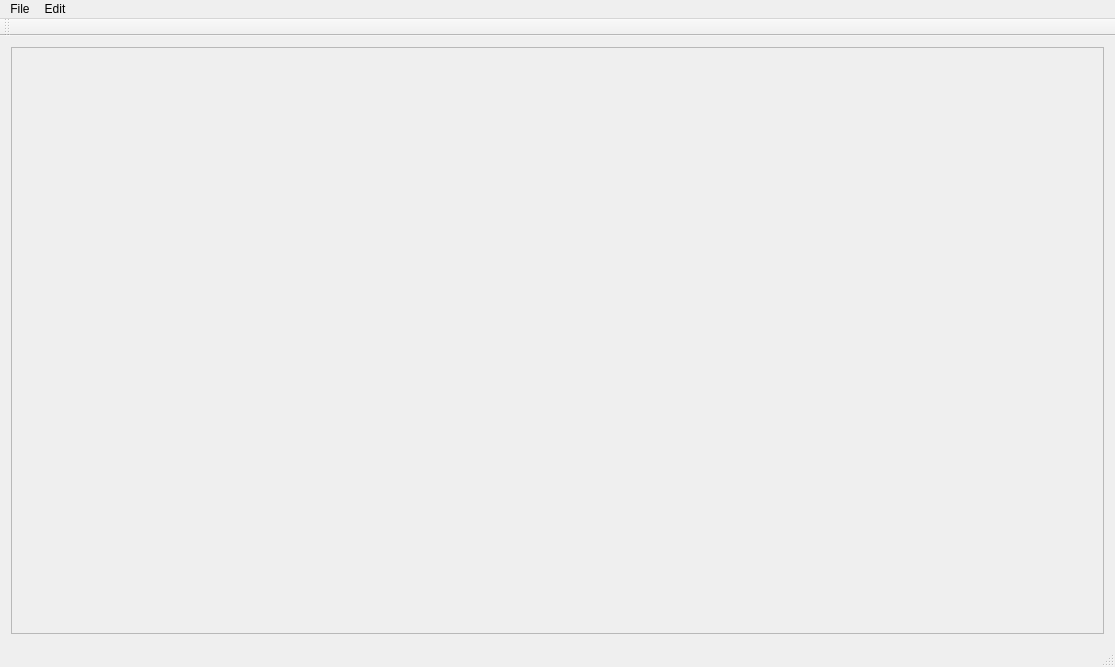
<?xml version="1.0" encoding="UTF-8"?>
<ui version="4.0">
 <class>MainWindow</class>
 <widget class="QMainWindow" name="MainWindow">
  <property name="geometry">
   <rect>
    <x>0</x>
    <y>0</y>
    <width>1115</width>
    <height>667</height>
   </rect>
  </property>
  <property name="windowTitle">
   <string>MainWindow</string>
  </property>
  <widget class="QWidget" name="centralWidget">
   <layout class="QVBoxLayout" name="verticalLayout">
    <item>
     <widget class="XMLWidget" name="xmlFrame">
      <property name="frameShape">
       <enum>QFrame::StyledPanel</enum>
      </property>
      <property name="frameShadow">
       <enum>QFrame::Raised</enum>
      </property>
     </widget>
    </item>
   </layout>
  </widget>
  <widget class="QMenuBar" name="menuBar">
   <property name="geometry">
    <rect>
     <x>0</x>
     <y>0</y>
     <width>1115</width>
     <height>21</height>
    </rect>
   </property>
   <widget class="QMenu" name="menuFile">
    <property name="title">
     <string>File</string>
    </property>
    <addaction name="actionOpen"/>
    <addaction name="actionSave"/>
    <addaction name="actionSaveAs"/>
   </widget>
   <widget class="QMenu" name="menuEdit">
    <property name="title">
     <string>Edit</string>
    </property>
    <addaction name="actionAdd"/>
    <addaction name="actionDelete"/>
    <addaction name="actionDuplicate"/>
   </widget>
   <addaction name="menuFile"/>
   <addaction name="menuEdit"/>
  </widget>
  <widget class="QToolBar" name="mainToolBar">
   <attribute name="toolBarArea">
    <enum>TopToolBarArea</enum>
   </attribute>
   <attribute name="toolBarBreak">
    <bool>false</bool>
   </attribute>
  </widget>
  <widget class="QStatusBar" name="statusBar"/>
  <action name="actionSave">
   <property name="text">
    <string>Save</string>
   </property>
  </action>
  <action name="actionSaveAs">
   <property name="text">
    <string>Save as..</string>
   </property>
  </action>
  <action name="actionOpen">
   <property name="text">
    <string>Open...</string>
   </property>
  </action>
  <action name="actionToOldFormat">
   <property name="text">
    <string>To old format</string>
   </property>
  </action>
  <action name="actionToNewFormat">
   <property name="text">
    <string>To new format</string>
   </property>
  </action>
  <action name="actionDuplicate">
   <property name="text">
    <string>Duplicate</string>
   </property>
   <property name="toolTip">
    <string>Duplicate Device Map,HWDevice,Prism Device,Device Property</string>
   </property>
  </action>
  <action name="actionDelete">
   <property name="text">
    <string>Delete</string>
   </property>
  </action>
  <action name="actionInsertSubTag">
   <property name="text">
    <string>Insert subtag</string>
   </property>
  </action>
  <action name="actionAddHWDevice">
   <property name="text">
    <string>Add HW Device</string>
   </property>
  </action>
  <action name="actionAddDeviceProperty">
   <property name="text">
    <string>Add DeviceProperty</string>
   </property>
  </action>
  <action name="actionAdd">
   <property name="text">
    <string>Add</string>
   </property>
  </action>
  <action name="actionAddPrismDevice">
   <property name="text">
    <string>Add Prism Device</string>
   </property>
  </action>
 </widget>
 <layoutdefault spacing="6" margin="11"/>
 <customwidgets>
  <customwidget>
   <class>XMLWidget</class>
   <extends>QFrame</extends>
   <header location="global">xmlwidget.h</header>
   <container>1</container>
  </customwidget>
 </customwidgets>
 <resources/>
 <connections/>
</ui>
